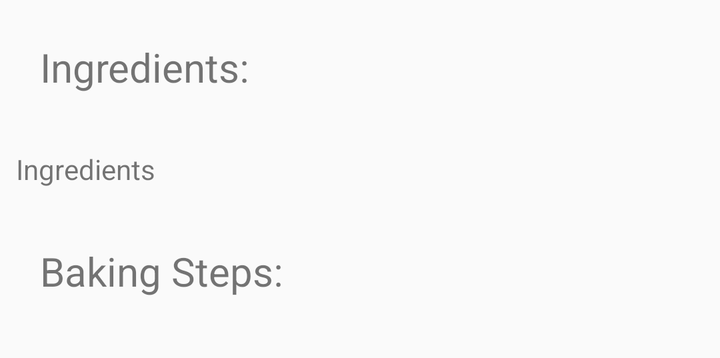
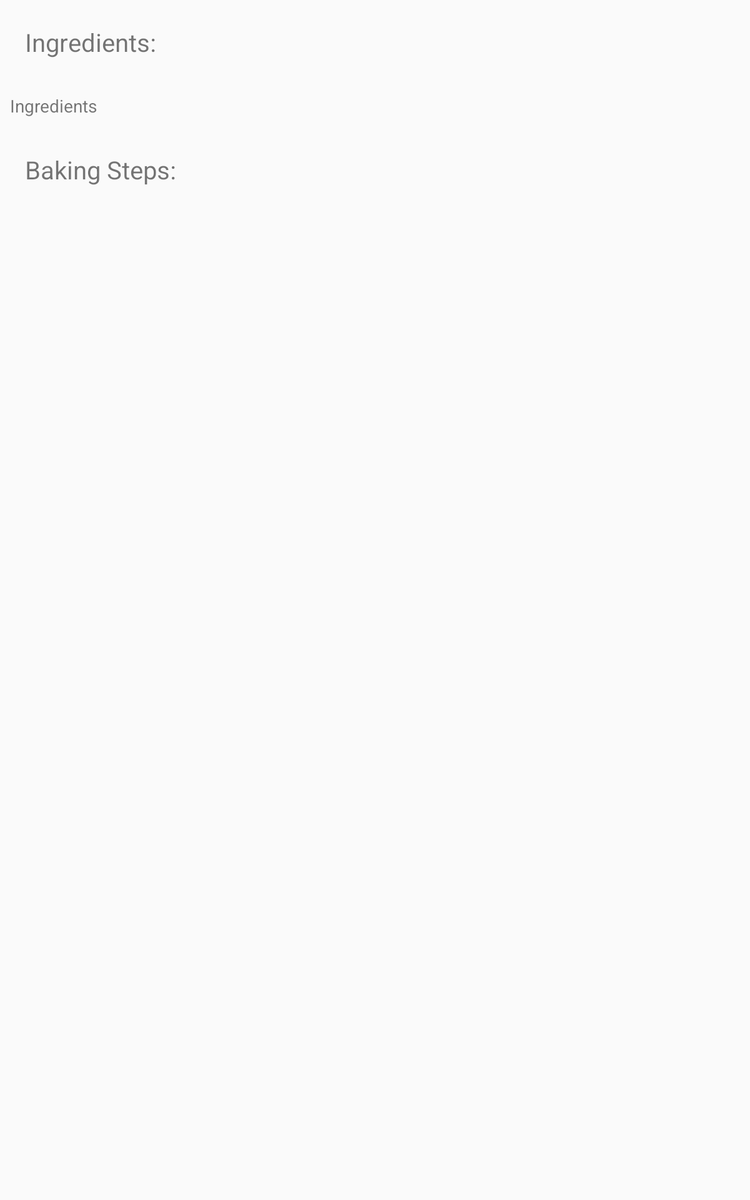

Compare how this app lays out the same screen by default and in its alternative resource folder. The renders come first, then the two layout files and the values they reference.
<!-- AndroidManifest.xml: application theme AppTheme -->
<!-- res/layout/activity_detail_recipe_fragment.xml -->
<?xml version="1.0" encoding="utf-8"?>
<android.support.v4.widget.NestedScrollView
    xmlns:android="http://schemas.android.com/apk/res/android"
    xmlns:tools="http://schemas.android.com/tools"
    android:layout_width="match_parent"
    android:layout_height="wrap_content"
    android:fillViewport="true">

    <LinearLayout
        android:layout_width="match_parent"
        android:layout_height="match_parent"
        android:layout_marginBottom="10dp"
        android:orientation="vertical">

        <TextView
            android:layout_width="match_parent"
            android:layout_height="wrap_content"
            android:layout_margin="@dimen/ingredients_title_margin"
            android:text="@string/ingredients"
            android:textSize="@dimen/ingredients_title_size" />

        <TextView
            android:id="@+id/text_view_ingredients"
            android:layout_width="match_parent"
            android:layout_height="wrap_content"
            android:padding="@dimen/ingredients_text_view_padding"
            tools:text="Ingredients"
            android:onClick="onClickIngredients"
            android:clickable="true"
            android:focusable="true"
            android:background="?attr/selectableItemBackground"
            android:elevation="@dimen/elevation_textview"/>

        <TextView
            android:layout_width="match_parent"
            android:layout_height="wrap_content"
            android:layout_margin="@dimen/ingredients_title_margin"
            android:text="@string/baking_steps"
            android:textSize="@dimen/ingredients_title_size" />

        <android.support.v7.widget.RecyclerView
            android:id="@+id/recycler_view_steps"
            android:layout_width="match_parent"
            android:layout_height="wrap_content" />

    </LinearLayout>

</android.support.v4.widget.NestedScrollView>
<!-- resources referenced by this layout -->
<resources>
  <dimen name="elevation_textview">8dp</dimen>
  <dimen name="ingredients_text_view_padding">8dp</dimen>
  <dimen name="ingredients_title_margin">20dp</dimen>
  <dimen name="ingredients_title_size">20sp</dimen>
  <string name="baking_steps">Baking Steps: </string>
  <string name="ingredients">Ingredients: </string>
  <style name="AppTheme" parent="Theme.AppCompat.Light.DarkActionBar">
          
          <item name="colorPrimary">@color/colorPrimary</item>
          <item name="colorPrimaryDark">@color/colorPrimaryDark</item>
          <item name="colorAccent">@color/colorAccent</item>
      </style>
  <color name="colorPrimary">#00796B</color>
  <color name="colorPrimaryDark">#004D40</color>
  <color name="colorAccent">#CDDC39</color>
</resources>
<!-- res/layout-sw600dp/activity_detail_recipe_fragment.xml (the repository's variant of the layout above) -->
<!-- drawn on a 7-inch tablet held upright -->
<?xml version="1.0" encoding="utf-8"?>
<LinearLayout xmlns:android="http://schemas.android.com/apk/res/android"
    xmlns:tools="http://schemas.android.com/tools"
    android:layout_width="match_parent"
    android:layout_height="match_parent"
    android:layout_marginBottom="@dimen/activity_padding"
    android:fillViewport="true"
    android:orientation="vertical">

    <TextView
        android:layout_width="match_parent"
        android:layout_height="wrap_content"
        android:layout_margin="@dimen/ingredients_title_margin"
        android:text="@string/ingredients"
        android:textSize="@dimen/ingredients_title_size" />

    <TextView
        android:id="@+id/text_view_ingredients"
        android:layout_width="match_parent"
        android:layout_height="wrap_content"
        android:background="?attr/selectableItemBackground"
        android:clickable="true"
        android:elevation="@dimen/elevation_textview"
        android:focusable="true"
        android:onClick="onClickIngredients"
        android:padding="@dimen/ingredients_text_view_padding"
        tools:text="Ingredients" />

    <TextView
        android:layout_width="match_parent"
        android:layout_height="wrap_content"
        android:layout_margin="@dimen/ingredients_title_margin"
        android:text="@string/baking_steps"
        android:textSize="@dimen/ingredients_title_size" />

    <ScrollView
        android:layout_width="wrap_content"
        android:layout_height="wrap_content">

        <android.support.v7.widget.RecyclerView
            android:id="@+id/recycler_view_steps"
            android:layout_width="match_parent"
            android:layout_height="wrap_content" />

    </ScrollView>

</LinearLayout>
<!-- resources referenced by the variant -->
<!-- as a 7-inch tablet held upright resolves them -->
<resources>
  <dimen name="activity_padding">10dp</dimen>
  <dimen name="elevation_textview">8dp</dimen>
  <dimen name="ingredients_text_view_padding">8dp</dimen>
  <dimen name="ingredients_title_margin">20dp</dimen>
  <dimen name="ingredients_title_size">20sp</dimen>
  <string name="baking_steps">Baking Steps: </string>
  <string name="ingredients">Ingredients: </string>
  <style name="AppTheme" parent="Theme.AppCompat.Light.DarkActionBar">
          
          <item name="colorPrimary">@color/colorPrimary</item>
          <item name="colorPrimaryDark">@color/colorPrimaryDark</item>
          <item name="colorAccent">@color/colorAccent</item>
      </style>
  <color name="colorPrimary">#00796B</color>
  <color name="colorPrimaryDark">#004D40</color>
  <color name="colorAccent">#CDDC39</color>
</resources>
